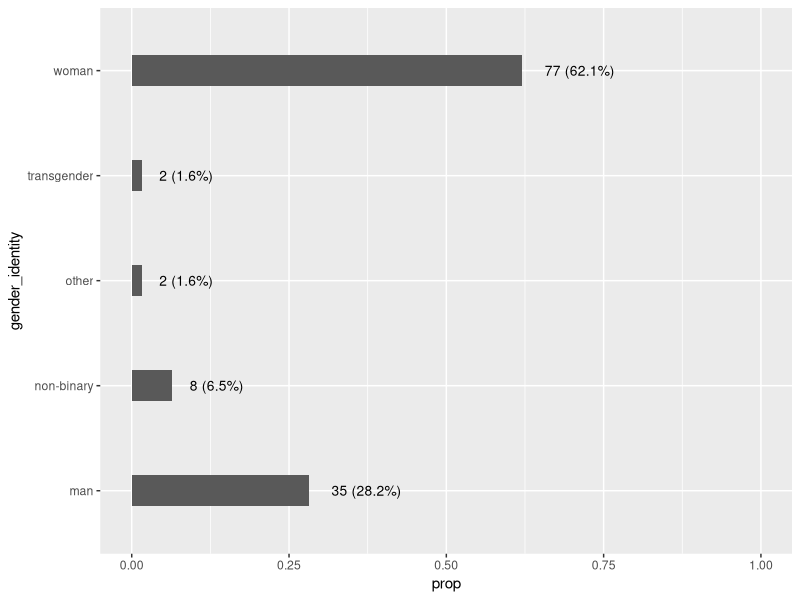
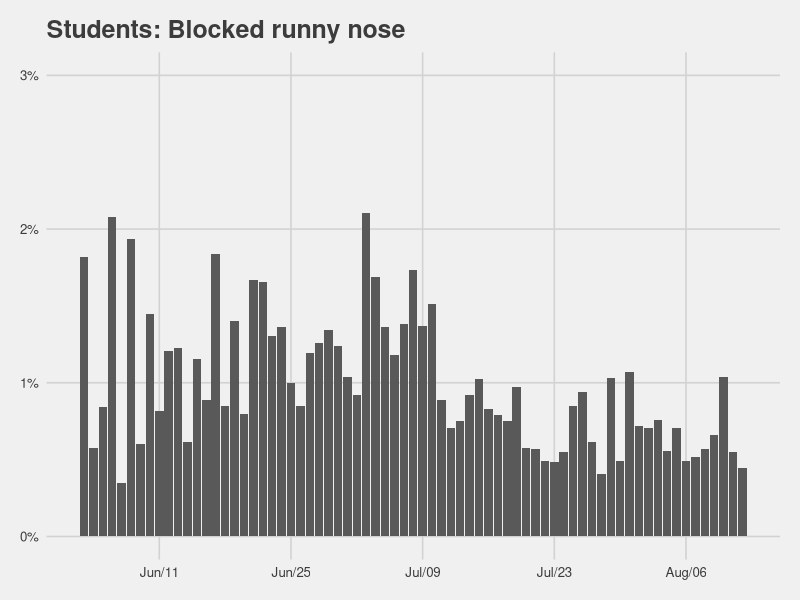
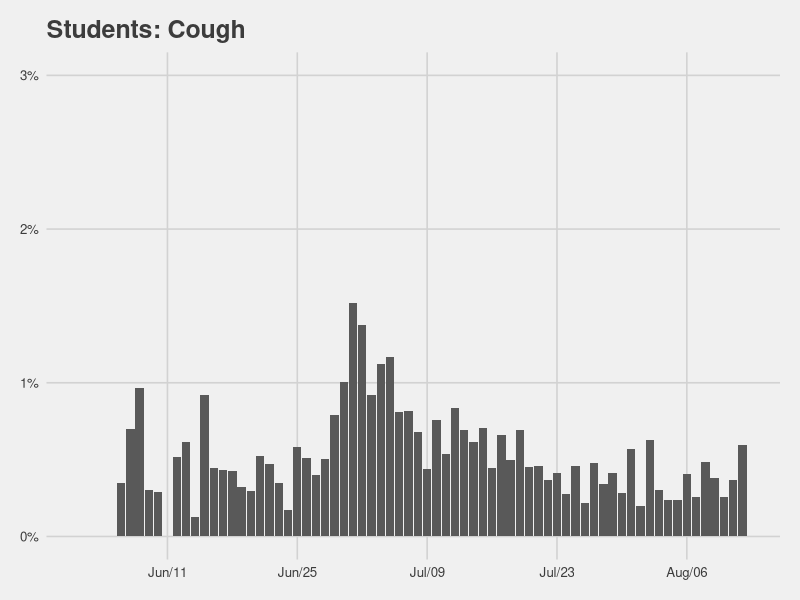
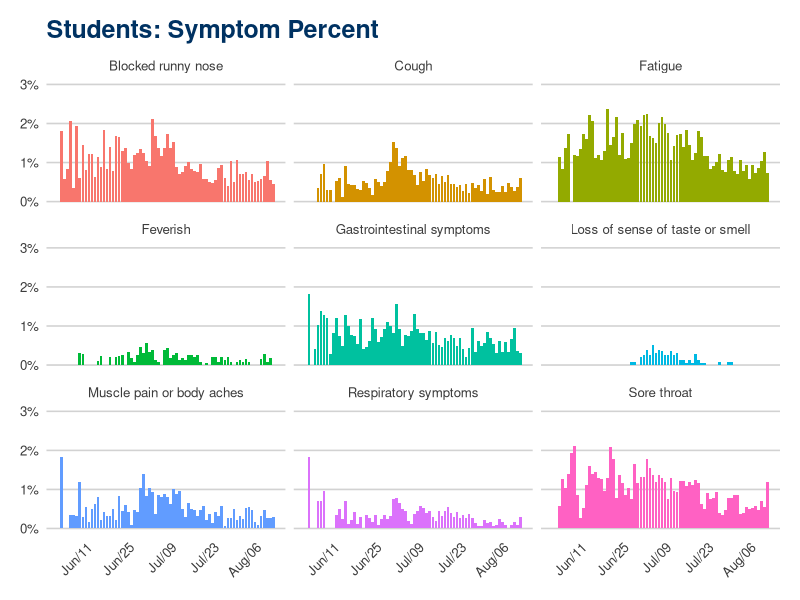

Reproduce these figures in R, in order.
## ---- chunk 1
library(tidyverse)
library(lubridate)
library(ggthemes)

sample <- read_csv("data/sample_plot.csv")
df_covid <- read_csv("data/daily_symptoms.csv") %>% mutate(ts_daily = mdy(ts_daily))
## ---- chunk 2
sample_plot <- sample %>%
  mutate( count = 1 ) %>% # add a variable to count
  select( gender_identity, count ) %>%
  drop_na() %>%
  group_by( gender_identity ) %>%
  summarize( num = n() ) # sum up count

sample_plot$total <- sum( sample_plot$num )
sample_plot$prop <- sample_plot$num / sample_plot$total
sum( sample_plot$prop ) # verify proportion adds up to 1
sample_plot$perc <- as.character( round( sample_plot$prop, 3 ) * 100 )
sample_plot$lab <- paste( sample_plot$num, paste( " (", sample_plot$perc, "%", sep = ""), 
                          sep = "", ") " )


ggplot(sample_plot, aes( x = gender_identity, y = prop ) ) + 
  geom_bar( stat = "identity", width = 0.3) +
  coord_flip() +
  geom_text( aes(x = gender_identity, y = prop, label = lab),
             size = 3.5, vjust = .5, hjust = -0.3) + 
  ylim(0, 1)
  
## ---- chunk 3
symp_1 <- df_covid %>%
  mutate(Blocked_runny_nose = ifelse(Blocked_runny_nose < 0, NA, Blocked_runny_nose)) %>%
  # filter out NAs to remove from denominator
  filter(!is.na( Blocked_runny_nose ) ) %>%
  # keep only time and symptom of interest
  select(ts_daily, Blocked_runny_nose) %>%
  # group by date to get proportions
  group_by(ts_daily) %>%
  summarize(num = sum(Blocked_runny_nose),
            total = n(),
            prop = num / total) 

ggplot( symp_1, aes(x = ts_daily, y = prop) ) +
  # creating bars
  geom_col() +
  # change x axis to show month/day, separated by 14 days
  scale_x_date( date_labels = "%b/%d", date_breaks = "14 day" ) +
  # change y axis into percent and limit between 0, 0.03
  scale_y_continuous( limits = c(0, 0.03), labels = scales::percent ) +
  # remove x and y titles, and add overall title
  labs(x = element_blank(),
       y = element_blank(),
       title = "Students: Blocked runny nose") +
  # take advantage of available themes!
  theme_fivethirtyeight()
## ---- chunk 4
symptoms_covid <- function ( data, var ) {
  # create string of variable to later to create column marker
  var.name <- gsub( "_", " ", as.character(substitute( var ) ))
  data %>%
    mutate( var = ifelse( {{ var }} < 0, NA, {{ var }} )) %>%
    # filter out NAs to remove from denominator
    filter( !is.na( var ) ) %>%
    # pair down to variables of interest
    select( ts_daily, var ) %>%
    # group by time
    group_by( ts_daily ) %>%
    summarize( num = sum( var ),         # numerator
               total = n(),              # get total
               prop = num / total ) %>%  # calculate
    # add variable column marker
    mutate(var.name = var.name)
}

symp_2 <- symptoms_covid(df_covid, Cough)
ggplot( symp_2, aes(x = ts_daily, y = prop) ) +
  # creating bars
  geom_col() +
  # change x axis to show month/day, separated by 14 days
  scale_x_date( date_labels = "%b/%d", date_breaks = "14 day" ) +
  # change y axis into percent and limit between 0, 0.03
  scale_y_continuous( limits = c(0, 0.03), labels = scales::percent ) +
  # remove x and y titles, and add overall title
  labs(x = element_blank(),
       y = element_blank(),
       title = "Students: Cough") +
  # take advantage of available themes!
  theme_fivethirtyeight()


temp_a <- symptoms_covid(df_covid, Blocked_runny_nose)
temp_b <- symptoms_covid(df_covid, Cough)
temp_c <- symptoms_covid(df_covid, Fatigue)
temp_d <- symptoms_covid(df_covid, Feverish)
temp_e <- symptoms_covid(df_covid, Gastrointestinal_symptoms)
temp_f <- symptoms_covid(df_covid, Loss_of_sense_of_taste_or_smell)
temp_g <- symptoms_covid(df_covid, Muscle_pain_or_body_aches)
temp_h <- symptoms_covid(df_covid, Respiratory_symptoms)
temp_i <- symptoms_covid(df_covid, Sore_throat)

symp_plot <- dplyr::bind_rows( temp_a, temp_b, temp_c, temp_d, temp_e,
                               temp_f, temp_g, temp_h, temp_i )



ggplot(symp_plot, aes(x = ts_daily, y = prop, fill = var.name)) +
  geom_col() +
  facet_wrap(~ var.name) +
  scale_x_date(date_labels = "%b/%d", date_breaks = "14 day") +
  scale_y_continuous(limits = c(0, 0.03), labels = scales::percent) +
  labs(x = element_blank(), 
       y = element_blank(), 
       title = "Students: Symptom Percent",
       color = element_blank()) +
  theme_fivethirtyeight() +
  theme(plot.title = element_text(color = "#003262"),
        plot.subtitle = element_text(color = "#FDB515"),
        panel.grid.major.x = element_blank(),
        plot.background = element_rect(fill = "white", colour = "white"),
        panel.background = element_rect(fill = "white", color = "white"),
        strip.background = element_rect(colour = "white", fill = "white"),
        legend.position = "none",
        axis.text.x = element_text(angle= 45, hjust = 1),
        axis.text.y = element_text()) +
  guides(colour = guide_legend(nrow = 3)) 
